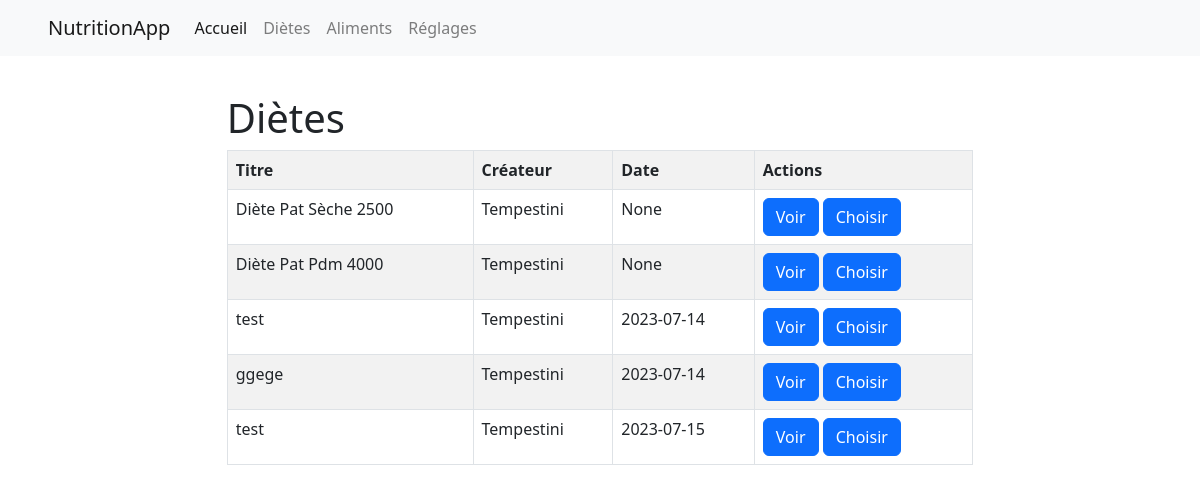
Page /changer_diete/1 on the earlier database version.
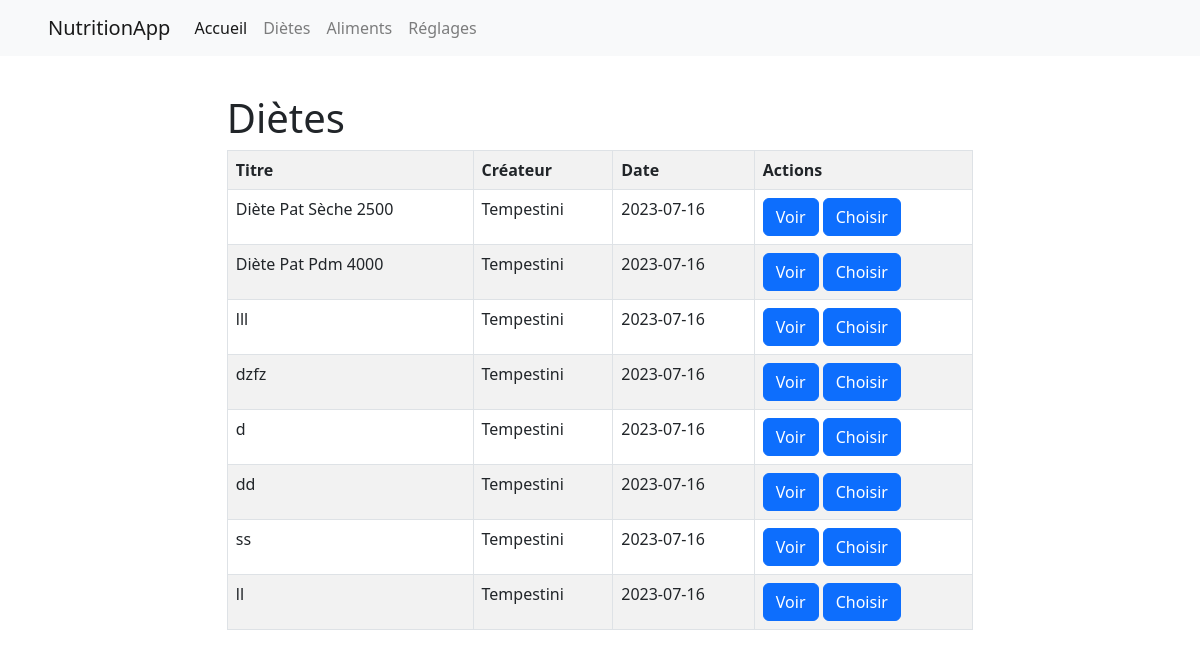
Same page on the later database version.
### models.py (models this page shows, shortened)
class diete(db.Model):
    id = db.Column(db.Integer, primary_key=True)
    titre_diete = db.Column(db.String(255), nullable=True)
    createur = db.Column(db.Integer, db.ForeignKey('utilisateur.id'), nullable=True)
    date = db.Column(db.Date, nullable=True)
    createur_obj = db.relationship('utilisateur', backref=db.backref('dietes'), foreign_keys=[createur])

class utilisateur(db.Model):
    id = db.Column(db.Integer, primary_key=True)
    nom = db.Column(db.String(255), nullable=True)
    prenom = db.Column(db.String(255), nullable=True)
    mail = db.Column(db.String(255), nullable=True)
    mdp = db.Column(db.String(255), nullable=True)
    age = db.Column(db.Integer, nullable=True)
    taille = db.Column(db.Integer, nullable=True)
    poids = db.Column(db.Integer, nullable=True)
    sexe = db.Column(db.String(255), nullable=True)
    diete = db.Column(db.Integer, db.ForeignKey('diete.id'))
    diete_obj = db.relationship('diete', backref=db.backref('utilisateurs'), foreign_keys=[diete])

### app.py (the view)
@app.route('/changer_diete/<int:id_utilisateur>', methods=['GET', 'POST'])
def changer_diete(id_utilisateur):
    utilisateur_courrant = utilisateur.query.filter_by(id=id_utilisateur).first()
    dietes = diete.query.all()
    return render_template('changer_diete.html', utilisateur=utilisateur_courrant, dietes=dietes)

### templates/changer_diete.html (shortened to what this page needs)
{% extends 'base.html' %}
{% set page = 'accueil' %}
{% block content %}
<link rel="stylesheet" href="{{ url_for('static', filename='css/pages.css') }}">
<div class="content">
    <h1 class="title">{% block title %} Diètes {% endblock %}</h1>
    <div>
        <table class="table table-striped table-bordered">
            <tr>
                <th>Titre</th>
                <th>Créateur</th>
                <th>Date</th>
                <th>Actions</th>
            </tr>
            {% for diete in dietes %}
            <tr>
                <td>{{ diete.titre_diete }}</td>
                <td>{{ diete.createur_obj.nom }}</td>
                <td>{{ diete.date }}</td>
                <td>
                    <a href="{{ url_for('voir_diete', id=diete.id) }}" class="btn btn-primary">Voir</a>
                    <a href="{{ url_for('choisir_diete', id=diete.id, id_utilisateur=utilisateur.id) }}" class="btn btn-primary">Choisir</a>
                </td>
            </tr>
            {% endfor %}
        </table>
    </div>
</div>
{% endblock %}

Differences in the rows shown:
changed diete "Diète Pat Sèche 2500": date "None" → "2023-07-16"
changed diete "Diète Pat Pdm 4000": date "None" → "2023-07-16"
changed diete: titre_diete "test" → "lll"; date "2023-07-14" → "2023-07-16"
changed diete: titre_diete "ggege" → "dzfz"; date "2023-07-14" → "2023-07-16"
changed diete (number 5 of 8 on the later page): titre_diete "test" → "d"; date "2023-07-15" → "2023-07-16"
added diete: titre_diete "dd", createur_obj.nom "Tempestini", date "2023-07-16"
added diete: titre_diete "ss", createur_obj.nom "Tempestini", date "2023-07-16"
added diete: titre_diete "ll", createur_obj.nom "Tempestini", date "2023-07-16"
